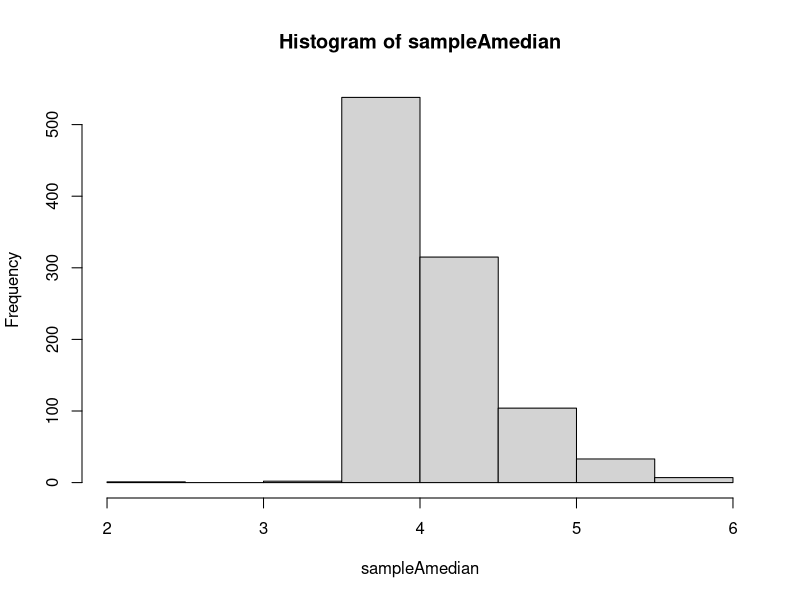
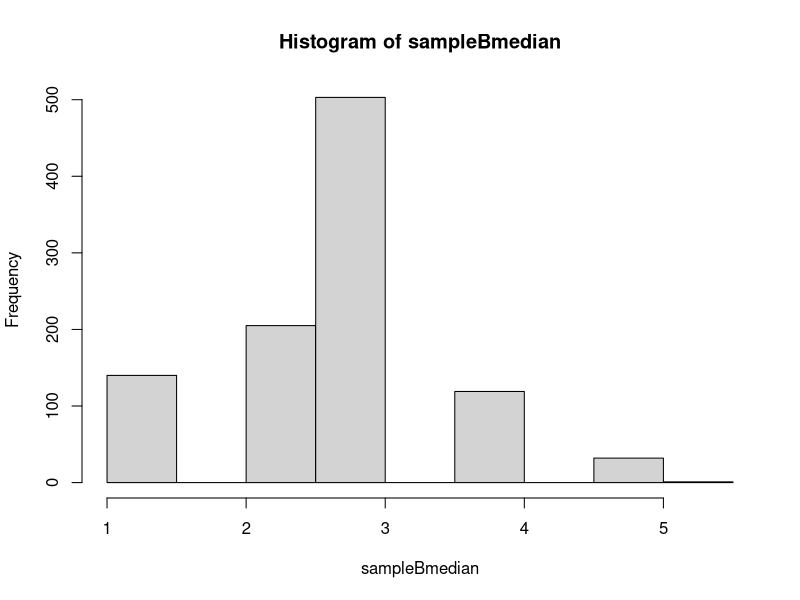
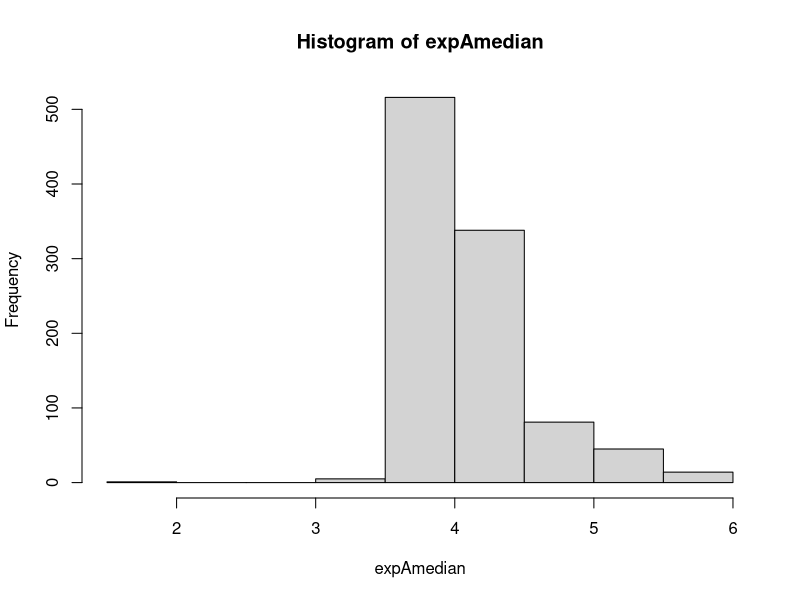
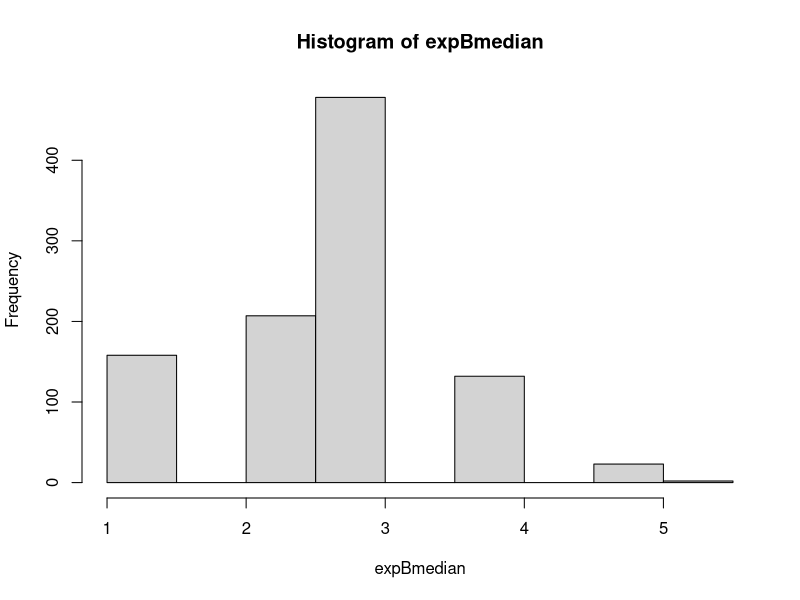

Recreate these plots in R, in order.
## ---- chunk 1
x <- rnorm(18, 4, 2)
y <- rnorm(9, 4, 2)

normsampleA <- sample(x, size = length(x), replace = TRUE)

normsampleB <- sample(y, size = length(y), replace = TRUE)

Z <- 1000

sampleAmedian <- numeric(Z)
sampleBmedian <- numeric(Z)

for (i in 1:Z) {
  normsampleA <- sample(x, size = length(x), replace = TRUE)
  normsampleB <- sample(y, size = length(y), replace = TRUE)
  sampleAmedian[i] <- median(normsampleA, na.rm = FALSE)
  sampleBmedian[i] <- median(normsampleB, na.rm = FALSE)
}
sampleAmedian
sampleAmedian

hist(sampleAmedian)
hist(sampleBmedian)

## ---- chunk 2

A <- c(2.1,4.3,2.8,6.4,3.6,3.3,7.2)
B <- c(3.1,2.0,4.4,6.0,1.2)

expsampleA <- sample(A, size = length(A), replace = TRUE)
expsampleB <- sample(B, size = length(B), replace = TRUE)

expA <- pexp(A, rate = 1, lower.tail = TRUE, log.p = FALSE)
expB <- pexp(B, rate = 1, lower.tail = TRUE, log.p = FALSE)

median(expA, na.rm = FALSE)
median(expB, na.rm = FALSE)

Z <- 1000

expAmedian <- numeric(Z)
expBmedian <- numeric(Z)

for (i in 1:Z) {
  expsampleA <- sample(x, size = length(x), replace = TRUE)
  expsampleB <- sample(y, size = length(y), replace = TRUE)
  expAmedian[i] <- median(expsampleA, na.rm = FALSE)
  expBmedian[i] <- median(expsampleB, na.rm = FALSE)
  }
expAmedian
expBmedian

hist(expAmedian)
hist(expBmedian)

